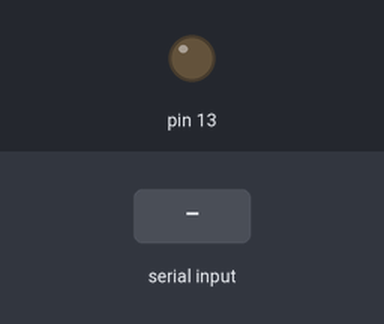
Bench run of a sketch on a simulated Arduino Uno, built with avr-gcc and run on an emulated ATmega328P. On the bench: output pins drawn as LEDs (lit = HIGH). The inputs (shaded band) are chosen by the test bench.

Above: at 1.2 s.
1.3 s: "a" received over the second serial link
At 2.0 s:
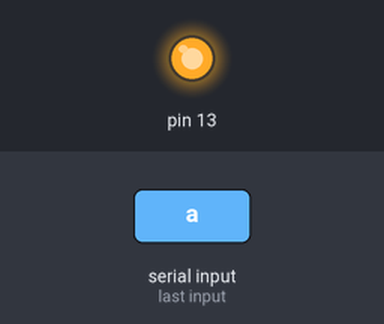
Timing chart, 0 to 4.3 s (numbered marks = the images above; inputs shaded):
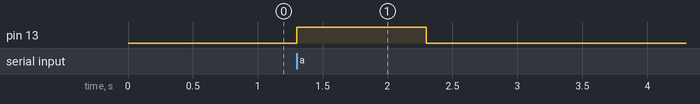

Measured:
- after the input at 1.3 s, pin 13: LOW → HIGH at once, → LOW 1.0 s later

The sketch:

sketch_mar26a.ino
```cpp
#include <SoftwareSerial.h>

SoftwareSerial mySerial(7, 8); // RX, TX
// Connect HM10      Arduino Uno
//   Pin 1/TXD      Pin 7
//   Pin 2/RXD      Pin 8

void setup() {
  Serial.begin(9600);
  // If the baudrate od the HM-10 module has been updated you may need to change 9600 by another value
  // Once you have found the correct baudrate you can update it using AT+BAUDx command (AT+BAUD0 for 9600 bauds)
  mySerial.begin(9600);
}

void loop() {
  char c;
  if (Serial.available()) {
    c = Serial.read();
    mySerial.print(c);
  }
 // if (mySerial.available()) {
   // c = mySerial.read();
   // Serial.print(c);
 // }
  if (mySerial.available()){
    char cmd = mySerial.read();
    if(cmd == 'a'){
      pinMode(13, OUTPUT);
      digitalWrite(13, HIGH);
      delay (1000);
      digitalWrite(13, LOW);
    }

  }
}
```
